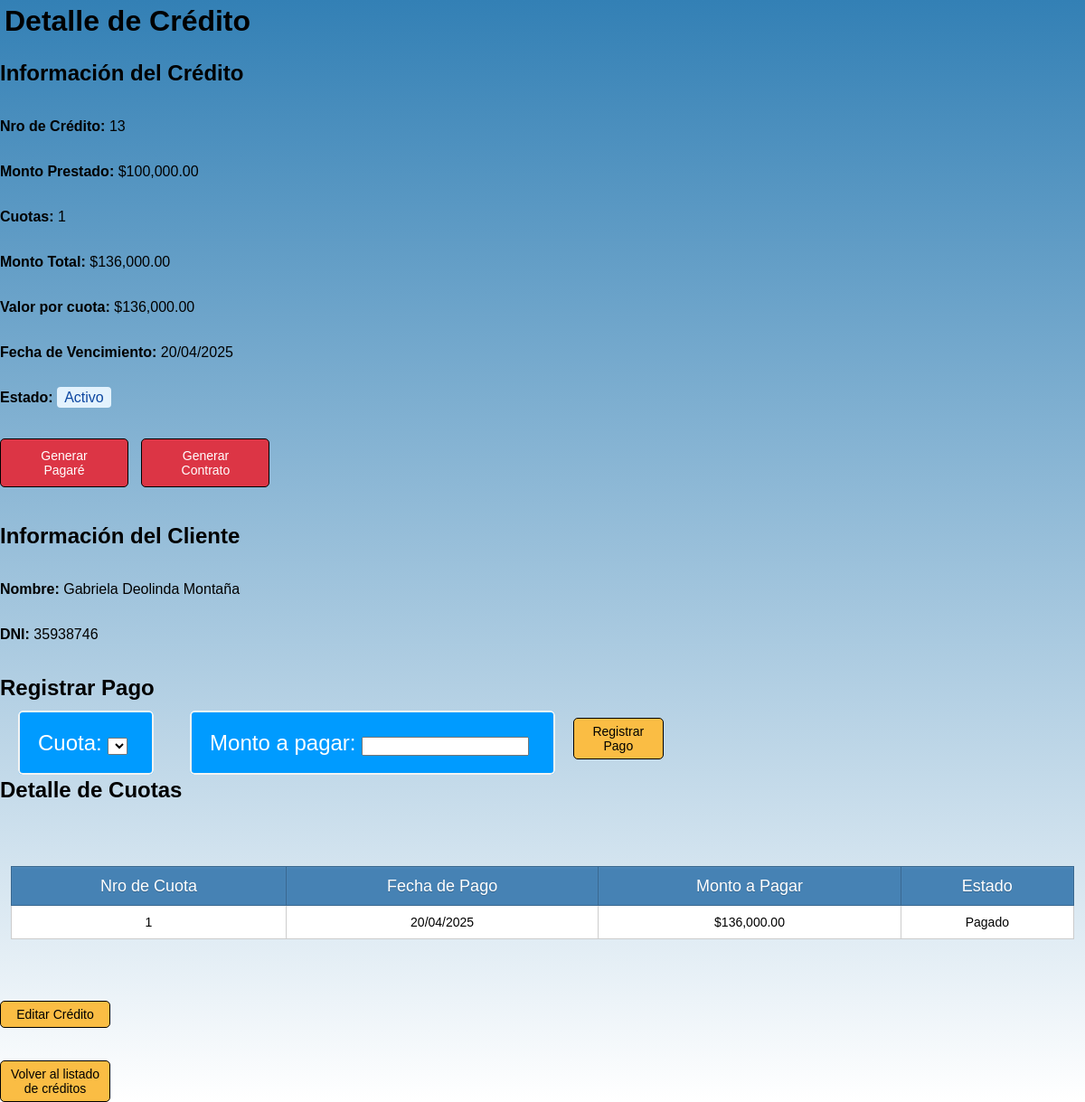
Page /src/modules/creditos/detalle_credito.php?id=13 on the committed database.
### tables this page shows
CREATE TABLE `creditos` (
  `id` int(10) UNSIGNED NOT NULL,
  `cliente_id` int(10) UNSIGNED NOT NULL,
  `monto` decimal(10,2) NOT NULL,
  `monto_total` decimal(10,2) NOT NULL,
  `monto_cuota` decimal(10,2) NOT NULL,
  `cuotas` int(10) NOT NULL,
  `fecha_inicio` date NOT NULL,
  `fecha_vencimiento` date NOT NULL,
  `estado` enum('Activo','Vencido','Pagado') NOT NULL,
  `frecuencia` enum('mensual','quincenal','semanal') NOT NULL
);

CREATE TABLE `clientes` (
  `id_cliente` int(10) UNSIGNED NOT NULL,
  `nombre` text NOT NULL,
  `apellido` text NOT NULL,
  `dni` varchar(20) NOT NULL,
  `domicilio` varchar(100) NOT NULL,
  `telefono` varchar(20) NOT NULL,
  `estado` enum('Activo','Deudor','Inactivo') NOT NULL
);

CREATE TABLE `pagos` (
  `id_pago` int(10) UNSIGNED NOT NULL,
  `id_credito` int(10) UNSIGNED NOT NULL,
  `fecha_pago` date NOT NULL,
  `monto_pagado` decimal(10,2) NOT NULL,
  `estado` enum('Pagado','Impago') DEFAULT 'Impago',
  `fecha_vencimiento` date DEFAULT NULL,
  `nro_cuota` int(11) NOT NULL,
  `monto_adeudado` decimal(10,2) NOT NULL,
  `dias_retraso` int(11) DEFAULT 0
);

### src/modules/creditos/detalle_credito.php (the view, shortened to what this page needs)
<?php
require_once '../../config/database.php';
$credito_id = intval($_GET['id']);
$query = "SELECT c.id, c.cliente_id, c.monto, c.cuotas, c.fecha_inicio, c.fecha_vencimiento, c.estado, c.frecuencia, c.monto_total, c.monto_cuota,
                 cl.nombre, cl.apellido, cl.dni, cl.domicilio, cl.telefono
          FROM creditos c
          INNER JOIN clientes cl ON c.cliente_id = cl.id_cliente
          WHERE c.id = ?";
$stmt = $conn->prepare($query);
$stmt->bind_param("i", $credito_id);
$stmt->execute();
$result = $stmt->get_result();
$credito = $result->fetch_assoc();
$pagos_query = "SELECT *, SUM(monto_pagado) AS total_pagado
                FROM pagos
                WHERE id_credito = ?
                GROUP BY nro_cuota";
$stmt_pagos = $conn->prepare($pagos_query);
$stmt_pagos->bind_param("i", $credito_id);
$stmt_pagos->execute();
$pagos_result = $stmt_pagos->get_result();
$pagos = [];
while ($pago = $pagos_result->fetch_assoc()) {
    $pagos[] = $pago;
}
function calcularFechasPago($fechaInicio, $cuotas, $frecuencia)
{
    $fechas = [];
    $fechaActual = $fechaInicio;
    for ($i = 0; $i < $cuotas; $i++) {
        $fechas[] = $fechaActual;
        switch ($frecuencia) {
            case 'mensual':
                $fechaActual = date('Y-m-d', strtotime($fechaActual . ' +1 month'));
                break;
        }
    }
    return $fechas;
}
$fechasPago = calcularFechasPago($credito['fecha_inicio'], $credito['cuotas'], $credito['frecuencia']);
function formatearFecha($fecha)
{
    return date('d/m/Y', strtotime($fecha));
}
$cuotas_con_deuda = [];
foreach ($fechasPago as $i => $fechaVencimiento) {
    $nro_cuota = $i + 1;
    $pagos_cuota = array_filter($pagos, function($p) use ($nro_cuota) {
        return $p['nro_cuota'] == $nro_cuota;
    });
    $total_pagado = array_sum(array_column($pagos_cuota, 'monto_pagado'));
    $monto_cuota = $credito['monto_cuota'];
    $fecha_vencimiento = new DateTime($fechaVencimiento);
    $hoy = new DateTime();
    $dias_retraso = $hoy > $fecha_vencimiento ? $hoy->diff($fecha_vencimiento)->days : 0;
    $intereses = $monto_cuota * 0.005 * $dias_retraso;
    $total_adeudado = $monto_cuota + $intereses - $total_pagado;
    $cuotas_con_deuda[] = [
        'nro' => $nro_cuota,
        'adeudado' => max($total_adeudado, 0),
        'dias_retraso' => $dias_retraso,
        'pagado' => $total_pagado
    ];
}
?>
<!DOCTYPE html>
<html lang="es">
<head>
    <link rel="stylesheet" href="../../../style/style.css">
</head>
<body>
    <h1>Detalle de Crédito</h1>
    <h2>Información del Crédito</h2>
    <p><strong>Nro de Crédito:</strong> <?php echo $credito['id']; ?></p>
    <p><strong>Monto Prestado:</strong> $<?php echo number_format($credito['monto'], 2); ?></p>
    <p><strong>Cuotas:</strong> <?php echo $credito['cuotas']; ?></p>
    <p><strong>Monto Total:</strong> $<?php echo number_format($credito['monto_total'], 2); ?></p>
    <p><strong>Valor por cuota:</strong> $<?php echo number_format($credito['monto_cuota'], 2); ?></p>
    <p><strong>Fecha de Vencimiento:</strong> <?php echo formatearFecha($credito['fecha_vencimiento']); ?></p>
    <p><strong>Estado:</strong>
<?php
$estado_real = $credito['estado'];
$clase_estado = '';
switch ($estado_real) {
    case 'Activo':
        $clase_estado = 'estado-activo';
        break;
}
?>
<span class="<?php echo $clase_estado; ?>"><?php echo $estado_real; ?></span>
</p>
    <div style="margin: 20px 0;">
        <a href="generar_documentos.php?tipo=pagare&cliente=<?= urlencode($credito['nombre'] . ' ' . $credito['apellido']) ?>&dni=<?= $credito['dni'] ?>&domicilio=<?= urlencode($credito['domicilio']) ?>&telefono=<?= $credito['telefono'] ?>&monto=<?= $credito['monto'] ?>&cuotas=<?= $credito['cuotas'] ?>&fecha=<?= $credito['fecha_inicio'] ?>&monto_total=<?= $credito['monto_total'] ?>&monto_cuota=<?= $credito['monto_cuota'] ?>&frecuencia=<?= $credito['frecuencia'] ?>"
            class="btn-pdf"
            target="_blank">
            Generar Pagaré
        </a>
        <a href="generar_documentos.php?tipo=contrato&cliente=<?= urlencode($credito['nombre'] . ' ' . $credito['apellido']) ?>&dni=<?= $credito['dni'] ?>&domicilio=<?= urlencode($credito['domicilio']) ?>&telefono=<?= $credito['telefono'] ?>&monto=<?= $credito['monto'] ?>&cuotas=<?= $credito['cuotas'] ?>&fecha_inicio=<?= $credito['fecha_inicio'] ?>&frecuencia=<?= $credito['frecuencia'] ?>&monto_total=<?= $credito['monto_total'] ?>&monto_cuota=<?= $credito['monto_cuota'] ?>" class="btn-pdf"
            target="_blank">
            Generar Contrato
        </a>
    </div>
    <h2>Información del Cliente</h2>
    <p><strong>Nombre:</strong> <?php echo $credito['nombre'] . ' ' . $credito['apellido']; ?></p>
    <p><strong>DNI:</strong> <?php echo $credito['dni']; ?></p>
<h2>Registrar Pago</h2>
<form action="registrar_pago.php" method="POST">
    <label>Cuota:
        <select name="nro_cuota" required>
        </select>
    </label>
    <label>Monto a pagar:
        <input type="number" name="monto" step="0.01" required>
    </label>
    <button type="submit">Registrar Pago</button>
</form>
  <h2>Detalle de Cuotas</h2>
<table border="1">
<th>Nro de Cuota</th>
                <th>Fecha de Pago</th>
                <th>Monto a Pagar</th>
                <th>Estado</th>
    <tbody>
        <?php foreach ($cuotas_con_deuda as $cuota): ?>
            <tr>
                <td><?= $cuota['nro'] ?></td>
                <td><?= formatearFecha($fechasPago[$cuota['nro']-1]) ?></td>
                <td>
                    $<?= number_format($credito['monto_cuota'], 2) ?>
                </td>
                <td>
                    <?php if ($cuota['pagado'] >= $credito['monto_cuota']): ?>
                        Pagado
                    <?php else: ?>
                        Adeuda: $<?= number_format($cuota['adeudado'], 2) ?>
                    <?php endif; ?>
                </td>
            </tr>
        <?php endforeach; ?>
    </tbody>
</table>
    <br>
    <a href="editar_credito.php?id=<?php echo $credito['id']; ?>">Editar Crédito</a><br><br>
    <a href="index_creditos.php">Volver al listado de créditos</a>
</body>
</html>

### style/style.css (style rules this page uses)
body { background: linear-gradient(to bottom, #3380B5, white); font-family: sans-serif; margin: 0; padding: 0; height: 100%; width: 100%; display: flex; flex-direction: column; }
table { text-align: center; width: 98%; border-collapse: collapse; border: 1px solid black; margin: 50px auto; background: white; }
th { background: steelblue; height: 40px; font-weight: lighter; text-shadow: 0 1px 0 #38678f; color: white; border: 1px solid #38678f; box-shadow: inset 0px 1px 2px #568ebd; transition: all 0.2s; font-size: 18px; }
tr { border-bottom: 1px solid #cccccc; width: 100%; }
td { border: 1px solid #cccccc; padding: 10px; transition: all 0.2s; font-size: 14px; }
a, input[type="submit"], button { font-size: 14px; text-align: center; width: 100px; display: inline-block; background-color: #FABD44; padding: 6px 10px; border-radius: 5px; text-decoration: none; color: black; border: 1px solid black; cursor: pointer; }
h1 { font-family: sans-serif; margin: 5px; }
label { width: 250px; background-color: #009BFF; padding: 20px; color: white; font-size: 24px; margin: 20px; font-weight: lighter; border-radius: 5px; border: 2px solid #f3f3f3; }
.btn-pdf { display: inline-block; padding: 10px 20px; background-color: #dc3545; color: white; text-decoration: none; border-radius: 5px; margin-right: 10px; transition: background-color 0.3s; }

### src/modules/creditos/detalle_credito.php (style rules this page uses)
.estado-activo { background-color: #e3f2fd; color: #0d47a1; padding: 3px 8px; border-radius: 4px; }

### rows in the picture
creditos: id "13", monto "100,000.00", cuotas "1", monto_total "136,000.00", monto_cuota "136,000.00", fecha_vencimiento "20/04/2025", estado "Activo", cliente.nombre "Gabriela Deolinda", cliente.apellido "Montaña", cliente.dni "35938746"
pagos: nro "1", nro "20/04/2025", id_credito.monto_cuota "136,000.00"
